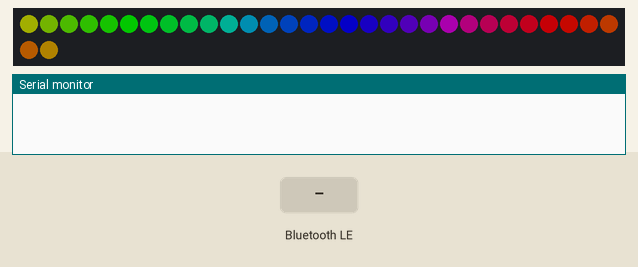
Simulated run of this sketch. Board: ESP32. Parts: 32 RGB LEDs in strip order, left to right, continuing on the next row, the last lines printed to the serial monitor. The test bench sets the inputs (shaded band). Dim RGB values are drawn brighter than linear; nothing arrives over Bluetooth unless stated; a phone connects over Bluetooth LE 3 s after start.

Above: at 1.2 s.
1.3 s: Bluetooth LE write "droite" received
At 1.65 s:
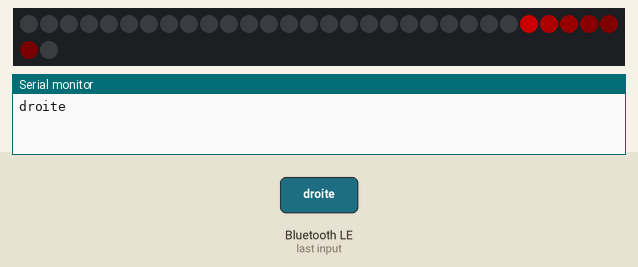
3.9 s: Bluetooth LE write "gauche" received
At 4.05 s:
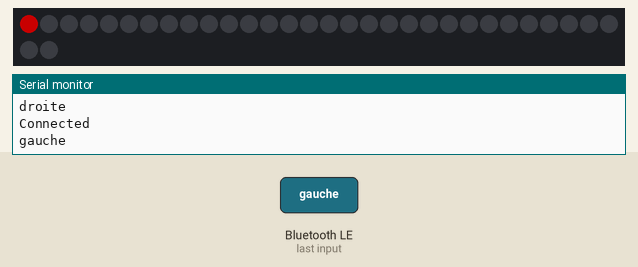
Timing chart, 0 to 6.9 s (numbered marks = the images above; inputs shaded):
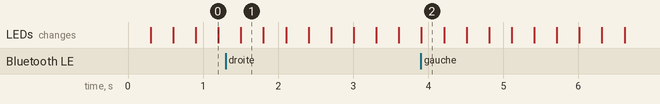

The sketch:

signelo.ino
```cpp
// (licence header left out)
#include <BLEDevice.h>
#include <BLEUtils.h>
#include <BLEServer.h>

#define NAME "Signelo"
#define SERVICE_UUID        "4fafc201-1fb5-459e-8fcc-c5c9c331914b"
#define CHARACTERISTIC_UUID "beb5483e-36e1-4688-b7f5-ea07361b26a8"

/* Neopixels Animation (WS2812FX) */
#include <WS2812FX.h>
#define LED_COUNT 32 // Number of LEDS
#define LED_PIN 16 // Leds Pins
WS2812FX ws2812fx = WS2812FX(LED_COUNT, LED_PIN, NEO_GRB + NEO_KHZ800);

/* BLE Control */
class BLEControl: public BLECharacteristicCallbacks {

    // When a message is sent to the ESP32
    void onWrite(BLECharacteristic *pCharacteristic) {
      String state = pCharacteristic->getValue().c_str();
      Serial.println(state);

      if (state == "gauche") {
        /* FX on 0 to 15 and Black to 16 to 31 */
        ws2812fx.setSegment(0, 0, 15, FX_MODE_COMET, RED, 500, false);
        ws2812fx.setSegment(1, 16, 31,     FX_MODE_STATIC, BLACK, 1000, false);
      }
      if (state == "droite") {
        /* FX on 16 to 31 and Black to 0 to 15 */
        ws2812fx.setSegment(0, 0, 15, FX_MODE_STATIC, BLACK, 1000, false);
        ws2812fx.setSegment(1, 16, 31,     FX_MODE_COMET, RED, 500, true);
      }
    }
};

/* Callback for Connection / Disconnection */
class ConnectionManager: public BLEServerCallbacks {
    void onConnect(BLEServer* MyServer) {
      // Show we are connected by turning off light
      ws2812fx.setMode(FX_MODE_STATIC);
      ws2812fx.setColor(BLACK);
      Serial.println("Connected");
    };

    void onDisconnect(BLEServer* MyServer) {
      // Smartphone has disconnect, we restart to get ready for a new connection
      Serial.println("Disconnected");
      ESP.restart();
    }
};

void setup() {
  // Lower CPU Frequency (save ~ 30ma)
  setCpuFrequencyMhz(80);

  Serial.begin(115200);

  // Initialize LED
  ws2812fx.init();
  ws2812fx.setBrightness(100);
  ws2812fx.setSpeed(200);
  ws2812fx.setMode(FX_MODE_RAINBOW_CYCLE);
  ws2812fx.start();

  // Initialize Bluetooth
  BLEDevice::init(NAME); // Name
  BLEServer *pServer = BLEDevice::createServer(); // Create a BLE Server
  pServer->setCallbacks(new ConnectionManager()); // Connection Callbacks

  // Create service
  BLEService *pService = pServer->createService(SERVICE_UUID);
  // Create Characteristics
  BLECharacteristic *pCharacteristic = pService->createCharacteristic(
                                         CHARACTERISTIC_UUID,
                                         BLECharacteristic::PROPERTY_READ |
                                         BLECharacteristic::PROPERTY_WRITE
                                       );

  // Create callbacks
  pCharacteristic->setCallbacks(new BLEControl());
  pCharacteristic->setValue("Init");
  pService->start();

  // Advertise Bluetooth Service
  BLEAdvertising *pAdvertising = pServer->getAdvertising();
  pAdvertising->start();
}

void loop() {
  // Manage Neopixels animation
  ws2812fx.service();
}
```

Measured:
- after the input at 1.3 s, the LEDs: change after 0.20 s (image 1)
